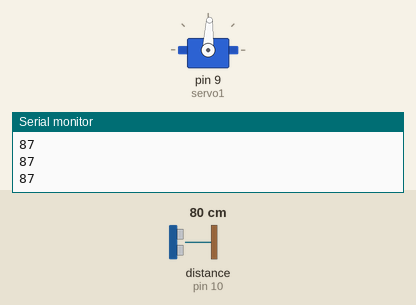
Simulated run of this sketch. Board: Arduino Uno, built with avr-gcc and run on an emulated ATmega328P. Shown: servo, the last lines printed to the serial monitor. Wiring (inferred from the names in the program): ultrasonic range finder: trigger pin 6; echo pin 10. The inputs (shaded band) are chosen by the test bench; at power-on: distance to the obstacle (sensor on pin 10) 80 cm. The echo pulse lasts 58.3 µs per cm.

Above: at 1.2 s.
1.3 s: distance to the obstacle (sensor on pin 10) set to 2 cm
At 1.9 s:
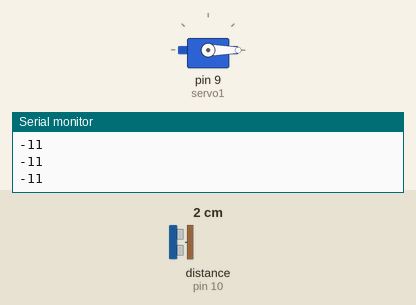
2.8 s: distance to the obstacle (sensor on pin 10) set to 35 cm
At 3.2 s:
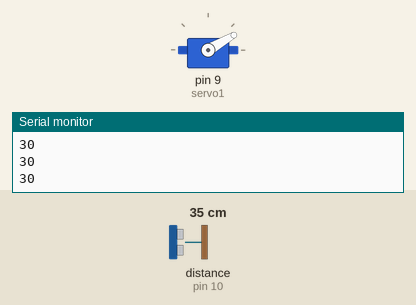
4.3 s: distance to the obstacle (sensor on pin 10) set to 60 cm
At 5.5 s:
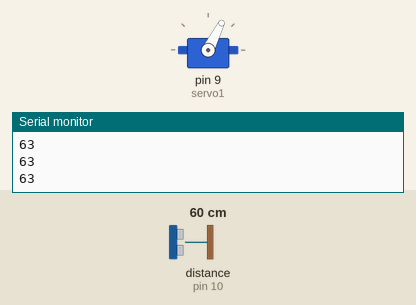
5.8 s: distance to the obstacle (sensor on pin 10) set to 120 cm
At 6.8 s:
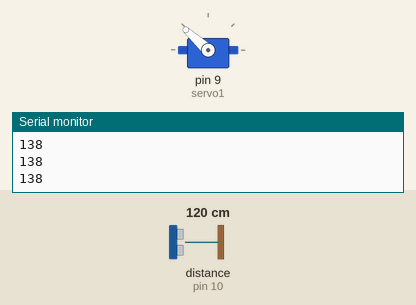
7.3 s: distance to the obstacle (sensor on pin 10) set to 250 cm
At 8.4 s:
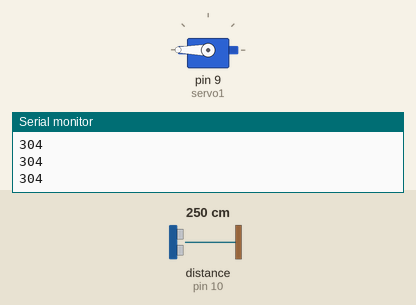
8.8 s: distance to the obstacle (sensor on pin 10) set to 4 cm
At 9.2 s:
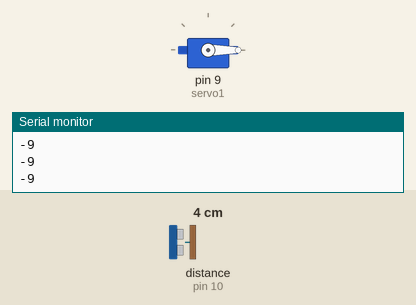
Timing chart, 0 to 11.3 s (numbered marks = the images above; inputs shaded):
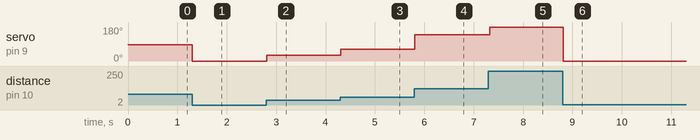

The sketch:

ultrasonic_using_map___fn.ino
```cpp
#include <Servo.h>
Servo servo1;
int trigPin = 6;
int angle=0;
int echoPin = 10;
long distance;
int duration;
void setup()
{
Serial.begin(9600);
servo1.attach(9);
pinMode(trigPin, OUTPUT);
pinMode(echoPin, INPUT);
}
void loop()
{
//To clear the trigpin condition
  digitalWrite(trigPin, LOW);
   	delayMicroseconds(2);
/* Sets the trigPin HIGH (ACTIVE) for 10 microseconds
   which generates ultrasound*/
	digitalWrite(trigPin, HIGH);
	delayMicroseconds(10);
  	digitalWrite(trigPin, LOW);
/* Reads the echoPin, returns the sound wave
travel time in microseconds*/
  	duration = pulseIn(echoPin, HIGH);
//here duration is the total time (original+reflected wave)
//hence time is divided by 2
	distance = duration*0.034/2;
/*map function scales one range to another
syntax: map(value, fromLow, fromHigh, toLow, toHigh)
here values between 10 and 80 is mapped to values in the range
0 to 90 and corresponding angle is given as output.
when distance between object and ultrasonic sensor is 10(fromLow)
the angle of the servo motor is 0 degrees(toLow) and
when distance between object and ultrasonic sensor is 80(fromHigh)
the angle of the servo motor is 90 degrees(toHigh)*/
	angle=map(distance,10,80,0,90);
  	Serial.println(angle);
  	servo1.write(angle);
}
```

Measured:
- after the input at 1.3 s, servo on pin 9 (servo1): 87° → 0° at once
- after the input at 2.8 s, servo on pin 9 (servo1): 0° → 30° at once
- after the input at 4.3 s, servo on pin 9 (servo1): 30° → 63° at once
- after the input at 5.8 s, servo on pin 9 (servo1): 63° → 138° at once
- after the input at 7.3 s, servo on pin 9 (servo1): 138° → 180° at once
- after the input at 8.8 s, servo on pin 9 (servo1): 180° → 0° at once
